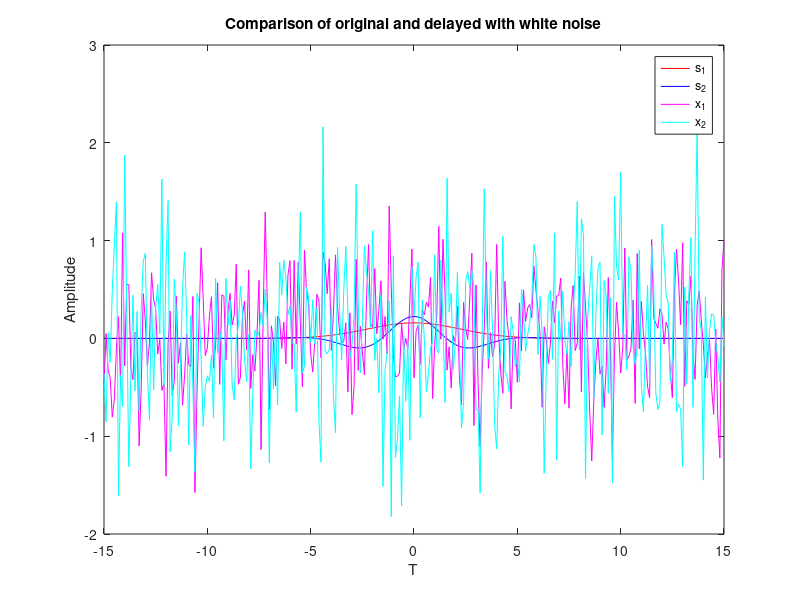

This chart was generated by the following MATLAB code: (Note: this script raises an error after producing the figure.)
clear all
close all

T_s = 0.1;
T_range = -15:T_s:15;
N = length(T_range);
s1 = exp(-0.1*T_range.^2);
s2 = exp(-0.1*T_range.^2).*cos(T_range);

% Compute the energy
E1 = sum(abs(s1.^2));
E2 = sum(abs(s2.^2));

% Normalized signals => signal energy =1
alpha_1 = 1/sqrt(E1);
alpha_2 = 1/sqrt(E2);
s1 = s1*alpha_1;
s2 = s2*alpha_2;

% SNR
N0 = 1;
B = 5- (-5);
sigma2 = B*N0;
SNR = -10*log10(sigma2);

% Random time diff calc
T =-5 + 10*rand(1);
% T =2;

s1_time_diffed = exp(-0.1*(T_range-T).^2);
s2_time_diffed = exp(-0.1*(T_range-T).^2).*cos((T_range-T));

%% a)
% s2 is better because of greater derivate which is looked for in CRB See
% (3.14) in kay I

figure(1)
plot (T_range,s1,'r')
hold on
plot (T_range,s2,'b')

% Lägger till brus
w = exp(-0.1*(T_range-T).^2) + sqrt(sigma2)*randn(1,length(T_range));
x2 = exp(-0.1*(T_range-T).^2).*cos(T_range-T) + sqrt(sigma2)*randn(1,length(T_range));

w = w/sqrt(E1);
x2 = x2/sqrt(E2);
figure(1)
plot(T_range,w,'m')
plot(T_range,x2,'c')
legend("s_1","s_2","x_1","x_2")
title("Comparison of original and delayed with white noise")
xlabel("T")
ylabel("Amplitude")
hold off

T_search = -5:T_s:5;
T_hat_metric = zeros(1,length(T_search));

% ML estimatorn för s1
for i = 1:1:length(T_search)
    t = T_search(i);
    intermidiate = 1/sqrt(E1)*exp(-0.1*(T_range-t).^2);
    T_hat_metric(i) = sum(w.*intermidiate);
end

conv_value = genarate_T_hat_from_two_funcs(s1,w)
[max_value, max_t_index] = max(T_hat_metric);
grid_value = T_search(max_t_index)

figure(3)
plot(T_search,T_hat_metric,'r')
title("ML estimate evaluation")
xlabel("\tau")
ylabel("Amplitude")
%% Monte Carlo , var och mean
% testa antalat körningar
rng('shuffle')

M0 = [1:50:1000 1001:100:2000 2001:100:6001]; % All the different number of monte-carlo runs we will try

T_hat_mean = zeros(2,M0(end));
T_hat_RMSE = zeros(2,M0(end));


for M=M0
    
    T_hat_error_square_s1 = zeros(1,M );
    T_hat_error_square_s2 = zeros(1,M );
    parfor m=1:M
        % s1 and s2 contains the signal without noise.
        w =  sqrt(sigma2)*randn(1,N);
        T_hat_error_square_s1(m) = genarate_T_hat_from_two_funcs(s1,w+s1_time_diffed);
        T_hat_error_square_s2(m) = genarate_T_hat_from_two_funcs(s2,w+s2_time_diffed);
    end
    T_hat_mean(1,M) = mean(T_hat_error_square_s1);
    T_hat_RMSE(1,M) = std(T_hat_error_square_s1);
    T_hat_mean(2,M) = mean(T_hat_error_square_s2);
    T_hat_RMSE(2,M) = std(T_hat_error_square_s2);
    
end

mean_plot_1 = T_hat_mean(1,:);
RMSE_plot_1 = T_hat_RMSE(1,:);
mean_plot_2 = T_hat_mean(2,:);
RMSE_plot_2 = T_hat_RMSE(2,:);

figure(25)
plot(M0,mean_plot_1(M0),'r',M0,mean_plot_2(M0),'b')
legend("\mu_{s_1}","\mu_{s_2}")
title("Monte-Carlo siumulation of \mu")

figure(26)
plot(M0,RMSE_plot_1(M0),M0,RMSE_plot_2(M0))
legend("\sigma^2_{s_1}","\sigma^2_{s_2}")
xlabel("")
title("Monte-Carlo siumulation of \sigma^2")


%% CRB
%Plot CRB theoretical value
rng('shuffle')

% sigma2_range = 10^-2:10^-3:10^-1;
% SNR_range = -10*log10(sigma2_range);
SNR_range = 10:1:20;
sigma2_range = 10.^(-SNR_range./10);

T_hat_RMSE = zeros(2,length(SNR_range));
monte_carlo_runs = 10000;

for SNR_i=1:1:length(SNR_range)
    SNR_c = SNR_range(SNR_i);
    sigma2 = sigma2_range(SNR_i);

    T_hat_error_square_s1 = zeros(1,monte_carlo_runs );
    T_hat_error_square_s2 = zeros(1,monte_carlo_runs );
    parfor m=1:monte_carlo_runs
        % s1 and s2 contains the signal without noise.
        T =-5 + 10*rand(1);
        s1_time_diffed = alpha_1*exp(-0.1*(T_range-T).^2);
        s2_time_diffed = alpha_2*exp(-0.1*(T_range-T).^2).*cos((T_range-T));
        w =  sqrt(sigma2)*randn(1,N);
        T_hat_error_square_s1(m) = (T-genarate_T_hat_from_two_funcs(s1,w+s1_time_diffed))^2;
        T_hat_error_square_s2(m) = (T-genarate_T_hat_from_two_funcs(s2,w+s2_time_diffed))^2;
    end
    T_hat_RMSE(1,SNR_i) = sqrt(mean(T_hat_error_square_s1));
    T_hat_RMSE(2,SNR_i) = sqrt(mean(T_hat_error_square_s2));
    
end
RMSE_plot_1 = T_hat_RMSE(1,:);
RMSE_plot_2 = T_hat_RMSE(2,:);
%%
% finns nog ett fel i mina teoretiska värden

s1_diff = alpha_1*exp(-0.1*T_range.^2)*(-0.2).*T_range;
s2_diff = alpha_2*exp(-0.1*T_range.^2).*(-0.2.*T_range.*cos(T_range)- sin(T_range));

figure(30)  
semilogy(SNR_range, RMSE_plot_1); 
hold on 
d_s1_energy = sum(s1_diff.^2);  
semilogy(SNR_range, sqrt(sigma2_range./d_s1_energy))

semilogy(SNR_range, RMSE_plot_2);
d_s2_energy = sum(s2_diff.^2);
semilogy(SNR_range, sqrt(sigma2_range./d_s2_energy))
title("RSME error and \surd{}CRB for s_1 and s_2")
ylabel("RMSE")
xlabel("SNR [dB]")
hold off
legend("RMSE(s_1)","\surd{}CRB(s_1)","RMSE(s_2)","\surd{}CRB(s_2)")





